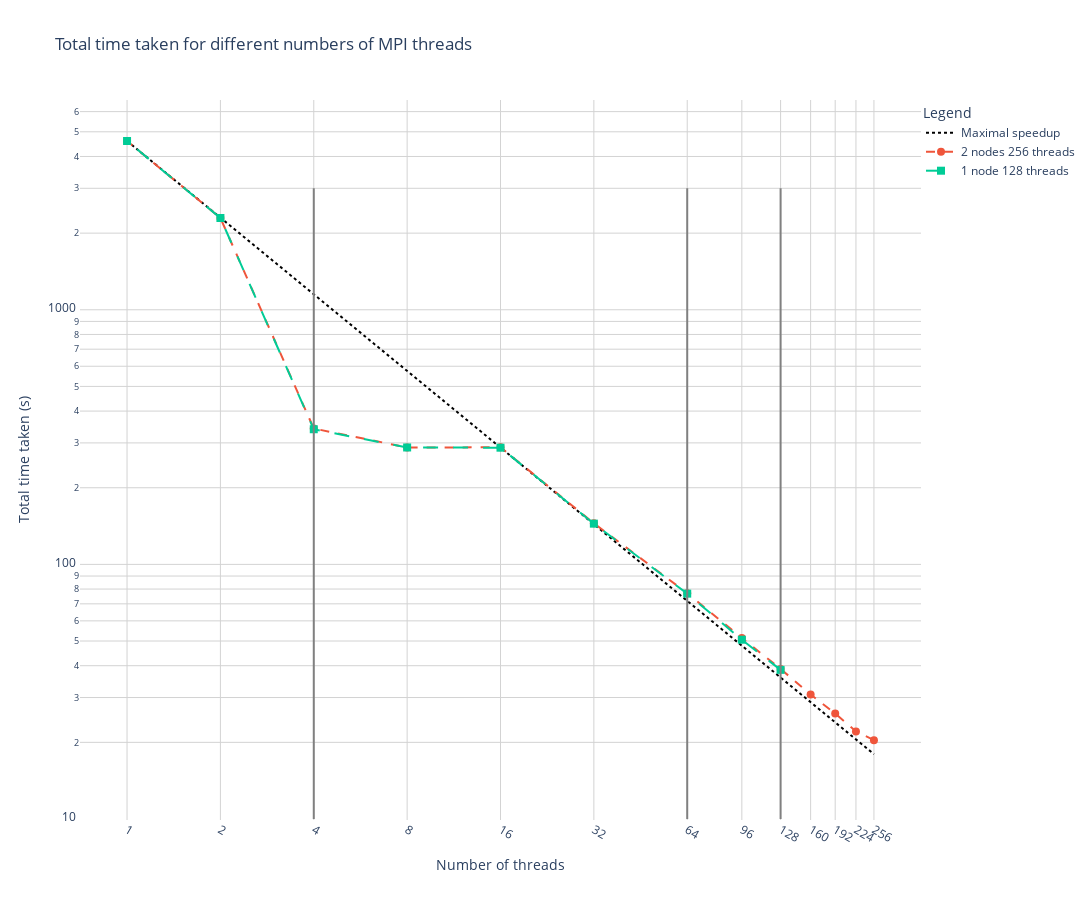

Notebook code for this chart:
### Code cell
# Define the x-values for the model function starting from 2 to prevent division by zero
x_values = np.linspace(1, 256, 256)

# Create the figure
fig = go.Figure()

# Model function line
fig.add_trace(go.Scatter(x=x_values, y= one_run["Time"][0] / (x_values),
						 mode='lines', name='Maximal speedup',
						 line=dict(color='black', dash='dot')))

# Data lines
fig.add_trace(go.Scatter(x=df256["Threads"], y=df256["Time"],
						 mode='lines+markers', name='2 nodes 256 threads',
						 marker=dict(symbol='circle', size=8), line=dict(dash='dash')))
fig.add_trace(go.Scatter(x=df128["Threads"], y=df128["Time"],
						 mode='lines+markers', name='1 node 128 threads',
						 marker=dict(symbol='square', size=8), line=dict(dash='longdash')))
# Add a vertical line at 4, 64 and 128 threads
fig.add_shape(type="line", x0=4, y0=10, x1=4, y1=3*1e3, line=dict(color="grey", width=2, dash="solid"))
fig.add_shape(type="line", x0=64, y0=10, x1=64, y1=3*1e3, line=dict(color="grey", width=2, dash="solid"))
fig.add_shape(type="line", x0=128, y0=10, x1=128, y1=3*1e3, line=dict(color="grey", width=2, dash="solid"))

# Configuring the axes and layout
fig.update_layout(
	xaxis_title="Number of threads",
	yaxis_title="Total time taken (s)",
	title='Total time taken for different numbers of MPI threads',
	legend_title="Legend",
	template='plotly_white',
	xaxis=dict(type='log', tickmode='array', tickvals=[1, 2, 4, 8, 16, 32, 64, 96, 128, 160, 192, 224, 256]),
	yaxis=dict(type='log'),
	legend=dict(y=1, x=1),
	grid=dict(rows=1, columns=1),
	height = 900,
	width = 1504
)

# Adding grid lines with specified style
fig.update_xaxes(showgrid=True, gridwidth=1, gridcolor='lightgrey')
fig.update_yaxes(showgrid=True, gridwidth=1, gridcolor='lightgrey')

# Show the figure
fig.show()

# To save the plot as a static image, you will need to use Plotly Orca or Kaleido
fig.write_image("time_go_log5.png", scale=2)  # Uncomment this line if Kaleido or Orca is installed

### Figure 1 — Plotly figure (JSON) as saved in the notebook; plotly's stock layout.template omitted (floating-point values rounded to 4 significant figures; data arrays with more than 128 entries replaced by an {"elided": "..."} marker saying what was removed)
{"data": [{"line": {"color": "black", "dash": "dot"}, "mode": "lines", "name": "Maximal speedup", "type": "scatter", "x": {"elided": "256 int values"}, "y": {"elided": "256 float values"}}, {"line": {"dash": "dash"}, "marker": {"size": 8, "symbol": "circle"}, "mode": "lines+markers", "name": "2 nodes 256 threads", "type": "scatter", "x": [256, 224, 192, 160, 128, 96, 64, 32, 16, 8, 4, 2, 1], "y": [20.4, 22.08, 25.95, 30.82, 38.84, 51.38, 77.05, 145.0, 288.2, 288, 341.5, 2294.0, 4601.0]}, {"line": {"dash": "longdash"}, "marker": {"size": 8, "symbol": "square"}, "mode": "lines+markers", "name": "1 node 128 threads", "type": "scatter", "x": [128, 96, 64, 32, 16, 8, 4, 2, 1], "y": [38.52, 50.6, 76.75, 144.5, 287.3, 287.9, 339.5, 2293.0, 4601.0]}], "layout": {"grid": {"columns": 1, "rows": 1}, "height": 900, "legend": {"title": {"text": "Legend"}, "x": 1, "y": 1}, "shapes": [{"line": {"color": "grey", "dash": "solid", "width": 2}, "type": "line", "x0": 4, "x1": 4, "y0": 10, "y1": 3000}, {"line": {"color": "grey", "dash": "solid", "width": 2}, "type": "line", "x0": 64, "x1": 64, "y0": 10, "y1": 3000}, {"line": {"color": "grey", "dash": "solid", "width": 2}, "type": "line", "x0": 128, "x1": 128, "y0": 10, "y1": 3000}], "title": {"text": "Total time taken for different numbers of MPI threads"}, "width": 1504, "xaxis": {"gridcolor": "lightgrey", "gridwidth": 1, "showgrid": true, "tickmode": "array", "tickvals": [1, 2, 4, 8, 16, 32, 64, 96, 128, 160, 192, 224, 256], "title": {"text": "Number of threads"}, "type": "log"}, "yaxis": {"gridcolor": "lightgrey", "gridwidth": 1, "showgrid": true, "title": {"text": "Total time taken (s)"}, "type": "log"}}}
